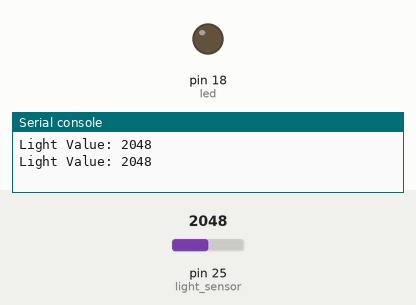
Simulated run of this program. Board: MicroPython board. On the bench: output pins drawn as LEDs (lit = HIGH), the last lines printed to the serial console. The test bench sets the inputs (shaded band); at power-on: pin 25 (light_sensor) = 2048 (analog values on the 0–4095 scale).

Above: at 1.2 s.
1.3 s: pin 25 (light_sensor) set to 2006
At 3.0 s:
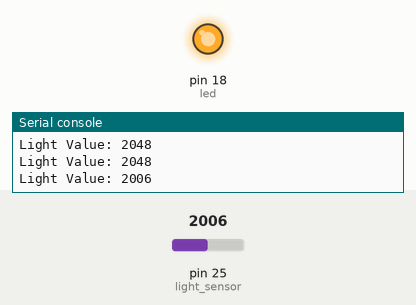
3.5 s: pin 25 (light_sensor) set to 2088
At 4.5 s:
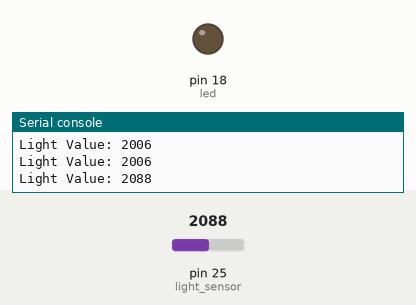
5.5 s: pin 25 (light_sensor) set to 2047
At 7.2 s:
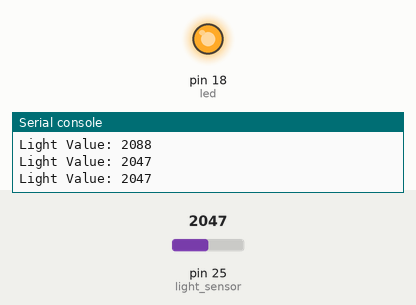
Timing chart, 0 to 8.7 s (numbered marks = the images above; inputs shaded):
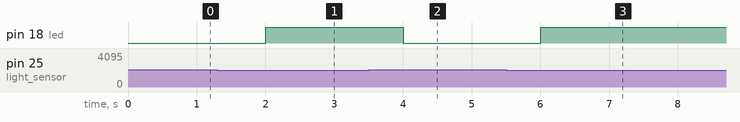

Measured:
- the behaviour switches between 2048 and 2047 on pin 25 (light_sensor) (found by bisection; images 0 and 1)
- after the input at 1.3 s, pin 18 (led): LOW → HIGH after 0.70 s
- after the input at 3.5 s, pin 18 (led): HIGH → LOW after 0.50 s
- after the input at 5.5 s, pin 18 (led): LOW → HIGH after 0.50 s

The program:

ldr.py
```python
from machine import Pin, ADC
import time

# Initialize the LED pin
led = Pin(18, Pin.OUT)

# Initialize the ADC (Analog to Digital Converter) pin for the light sensor
light_sensor = ADC(Pin(25)) # GPIO 25 is automatically set as input for ADC

# Define a threshold value to determine darkness
threshold = 2048

while True:
    # Read the analog value from the light sensor
    light_value = light_sensor.read()

    # Print the light value for debugging (optional)
    print("Light Value:", light_value)

    # Check if the light value is below the threshold
    if light_value < threshold:
        led.value(1)  # Turn on the LED
    else:
        led.value(0)  # Turn off the LED

    # Delay for a short period
    time.sleep(1)
```
